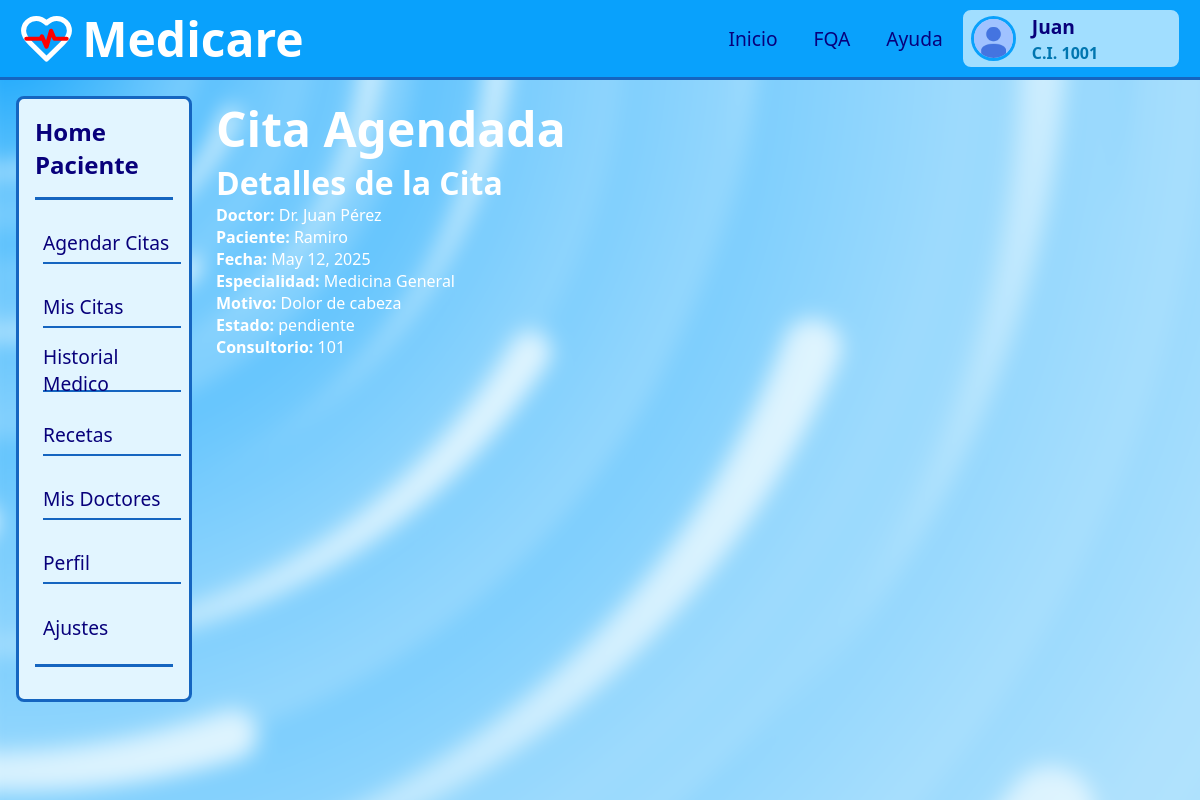
Screenshot of /cita/1 (signed in) with the database file from the repository.
### apps/users/models.py (models this page shows)
class User(AbstractBaseUser, PermissionsMixin):
    ROLE_CHOICES = (
        ('Paciente', 'Paciente'),
        ('Doctor', 'Doctor'),
        ('Administrador', 'Administrador'),
    )
    cedula_ti = models.CharField(max_length=150, unique=True)
    nombres = models.CharField(max_length=30)
    apellidos = models.CharField(max_length=30)
    fecha_nacimiento = models.DateField(blank=True, null=True)
    email = models.EmailField(unique=True)
    telefono = models.CharField(max_length=15, blank=True, null=True)
    rol = models.CharField(max_length=20, choices=ROLE_CHOICES, default='Paciente')
    is_active = models.BooleanField(default=True)
    is_admin = models.BooleanField(default=False)
    is_staff = models.BooleanField(default=False)   # 🚨 <-- AGREGA ESTA LÍNEA
    email_verificado = models.BooleanField(default=False)
    fecha_registro = models.DateTimeField(default=timezone.now)
    last_login = models.DateTimeField(blank=True, null=True)
    objects = CustomUserManager()
    USERNAME_FIELD = 'cedula_ti'
    EMAIL_FIELD = 'email'
    REQUIRED_FIELDS = ['nombres', 'apellidos', 'fecha_nacimiento', 'telefono', 'email']
    def __str__(self):
        return self.cedula_ti

### apps/citasMedicas/models.py (models this page shows, shortened)
class Cita(models.Model):
    especialidad = models.ForeignKey(Especialidad, on_delete=models.CASCADE, related_name='citas', null=True)
    doctor = models.ForeignKey(Doctor, on_delete=models.CASCADE, related_name='citas')
    paciente = models.ForeignKey(User, on_delete=models.CASCADE, related_name='citas')
    bloque = models.OneToOneField(BloqueHorario, on_delete=models.CASCADE, null=True, related_name='cita')
    motivo = models.TextField(max_length=2000)
    estado = models.CharField(max_length=20, choices=[
        ('pendiente', 'Pendiente'),
        ('confirmada', 'Confirmada'),
        ('cancelada', 'Cancelada')
    ], default='pendiente')

class Doctor(models.Model):
    user = models.OneToOneField(User, on_delete=models.CASCADE, related_name='doctor')
    especialidad = models.ForeignKey(Especialidad, on_delete=models.CASCADE, related_name='doctores')
    consultorio = models.CharField(max_length=100)
    def __str__(self):
        return f'Dr. {self.user.nombres} {self.user.apellidos}'

class BloqueHorario(models.Model):
    doctor = models.ForeignKey(Doctor, on_delete=models.CASCADE, related_name='bloques_horarios')
    jornada = models.ForeignKey(JornadaDiaria, on_delete=models.CASCADE)
    fecha = models.DateField()
    hora_inicio = models.TimeField()
    hora_fin = models.TimeField()
    disponible = models.BooleanField(default=True)

class Especialidad(models.Model):
    nombre = models.CharField(max_length=100)
    descripcion = models.TextField(max_length=2000, blank=True, null=True)
    def __str__(self):
        return self.nombre

### apps/citasMedicas/views.py (the view)
# urls.py: path('cita/<int:cita_id>', citasMedicas_views.citaDetalles, name='citaDetalles'),
@login_required
def citaDetalles(request, cita_id):
    cita = get_object_or_404(Cita, id=cita_id)
    return render(request, 'citadetalles.html', {
        'cita': cita,
    })

### templates/citadetalles.html
{% extends "layouts/dashboard_paciente.html" %}
{% load static %}
{% block head %}
<link rel="stylesheet" href="{% static 'static/css/cita_detalles.css' %}">
{% endblock head %}
{% block content %}
    <main>
        <div class="container">
            <h1 class="text-center">Cita Agendada</h1>
            <div class="row">
                <div class="col-md-12">
                    <h2>Detalles de la Cita</h2>
                    <p><strong>Doctor:</strong> {{ cita.doctor }}</p>
                    <p><strong>Paciente:</strong> {{ cita.paciente.nombres }}</p>
                    <p><strong>Fecha:</strong> {{ cita.bloque.fecha }}</p>
                    <p><strong>Especialidad:</strong> {{ cita.doctor.especialidad }}</p>
                    <p><strong>Motivo:</strong> {{ cita.motivo }}</p>
                    <p><strong>Estado:</strong> {{ cita.estado }}</p>
                    <p><strong>Consultorio:</strong> {{ cita.doctor.consultorio }}</p>
                </div>
            </div>
        </div>
    </main>
{% endblock content %}

### templates/layouts/dashboard_paciente.html (shortened to what this page needs)
{% load static %}
<!DOCTYPE html>
<html lang="en">
<head>
    <link rel="stylesheet" href="{% static 'static/css/l_dashboard_p.css' %}">
    {% block head %}{% endblock head %}
</head>
<body>
    <div class="background">
        <img src="{% static 'static/images/bg_paciente.svg' %}" alt="">
    </div>
    <header>
        <div class="logo">
            <img src="{% static 'static/images/logo_medicare.svg' %}" alt="" width="55px">
            <h1>Medicare</h1>
        </div>
        <div class="interactive">
            <nav>
                <ul>
                    <li class="link-nav"><a href="{% url 'pacienteDashboard' %}">Inicio</a></li>
                    <li class="link-nav"><a href="">FQA</a></li>
                    <li class="link-nav"><a href="">Ayuda</a></li>
                </ul>
            </nav>
            <div class="user">
                <img src="{% static 'static/images/no_photo.jpg' %}" alt="user-photo" class="user-img">
                <div class="brief-info-user">
                    <span>{{ user.nombres }}</span>
                    <span> C.I. {{ user }}</span>
                </div>
            </div>
        </div>
    </header>
    <aside>
        <div class="container">
            <div class="title-aside">
                <a href="">Home</br>Paciente</a>
            </div>
            <ul class="menu-aside">
                <li>
                    <a href="{% url 'agendarcita' %}">Agendar Citas</a>
                </li>
                <li>
                    <a href="{% url 'citas' %}">Mis Citas</a>
                </li>
                <li>
                    <a href="">Historial Medico</a>
                </li>
                <li>
                    <a href="">Recetas</a>
                </li>
                <li>
                    <a href="">Mis Doctores</a>
                </li>
                <li>
                    <a href="">Perfil</a>
                </li>
                <li>
                    <a href="">Ajustes</a>
                </li>
            </ul>
        </div>
    </aside>
    {% block content %}
    {% endblock %}
</body>
</html>

### static/css/l_dashboard_p.css (style rules this page uses)
:root { --header-bg-color: #09A1FC; --header-border-color: #1565C0; --surface-bg-color: #A1DEFF; --surface-bg-color-two: #E2F5FF; --surface-bg-color-three: #F0F8FF; --nav-hover-bg-color: hwb(208 74% 2%); --main-text-color: #FFFFFF; --text-color-one: #08007B; --text-color-two: #0076B0; }
* { box-sizing: border-box; margin: 0; padding: 0; }
a { text-decoration: none; color: inherit; }
ul { list-style: none; }
html,body { height: 100%; margin: 0; padding: 0; font-family: system-ui, -apple-system, BlinkMacSystemFont, 'Segoe UI', Roboto, Oxygen, Ubuntu, Cantarell, 'Open Sans', 'Helvetica Neue', sans-serif; color: var(--main-text-color); }
h1 { font-size: 3rem; }
h2 { font-size: 2rem; }
body { width: 100%; height: 100%; display: grid; grid-template-columns: 0.2fr 1fr; grid-template-rows: 0.1fr 0.9fr; grid-template-areas: "header header" "aside main"; }
header { grid-area: header; background-color: var(--header-bg-color); border-bottom: 0.2rem solid var(--header-border-color); display: flex; justify-content: space-between; align-items: center; padding: 0 1.2rem; }
.logo { display: flex; align-items: center; gap: 0.5rem; cursor: pointer; }
.interactive { display: flex; gap: 0.5rem; align-items: center; }
nav { display: flex; align-items: center; width: fit-content; height: 100%; margin: 0; }
nav > ul { display: flex; align-items: center; justify-content: center; width: fit-content; gap: 1rem; }
.link-nav { display: flex; height: 100%; align-items: center; gap: 0.5rem; padding: 5px 10px; font-size: 1.2rem; color: var(--text-color-one); transition: 0.2s ease-out; font-weight: 500; }
.user { display: flex; align-items: center; gap: 1rem; width: 220px; padding: 0.2rem 0.5rem; border-radius: 10px; color: var(--text-color-one); background-color: var(--surface-bg-color); border: 2px solid var(--header-bg-color); cursor: pointer; transition: 0.2s ease-out; }
.user > img { border: 3px solid var(--header-bg-color); width: 45px; height: 45px; border-radius: 50%; object-fit: cover; }
.brief-info-user { display: flex; flex-direction: column; gap: 0.1rem; }
.brief-info-user :first-child { font-size: 1.2rem; font-weight: 600; }
.brief-info-user :last-child { color: var(--text-color-two); font-size: 1rem; font-weight: 600; }
aside { grid-area: aside; padding: 1rem 0.5rem 1rem 1rem; }
aside .container { display: flex; flex-direction: column; color: var(--text-color-one); background-color: var(--surface-bg-color-two); border: 3px solid var(--header-border-color); cursor: pointer; transition: 0.2s ease-out; border-radius: 8px; }
.title-aside { display: flex; align-items: center; gap: 0.5rem; padding: 1rem 0 1rem 0; margin: 0 1rem; font-size: 1.5rem; font-weight: bold; border-bottom: 3px solid var(--header-border-color); }
.menu-aside { display: flex; flex-direction: column; justify-content: center; padding: 1rem 0 1rem 0; margin: 0 1rem 2rem 1rem; font-size: 1.2rem; font-weight: 500; gap: 1rem; border-bottom: 3px solid var(--header-border-color); }
.menu-aside li { display: flex; align-items: center; gap: 0.5rem; width: 100%; height: 3rem; padding: 0.4rem 0 0 0; margin: 0 0 0 0.5rem; cursor: pointer; border-bottom: 2px solid var(--header-border-color); }
.menu-aside li a { display: flex; align-items: center; width: 100%; height: 100%; transition: 0.2s ease-out; }
.menu-aside li:last-child { border-bottom: none; }
main { grid-area: main; display: flex; flex-direction: column; padding: 1rem; gap: 1rem; }

### rows the page displays
User: nombres "Juan", cedula_ti "1001"
Cita: doctor "Dr. Juan Pérez", paciente.nombres "Ramiro", bloque.fecha "May 12, 2025", doctor.especialidad "Medicina General", motivo "Dolor de cabeza", estado "pendiente", doctor.consultorio "101"
